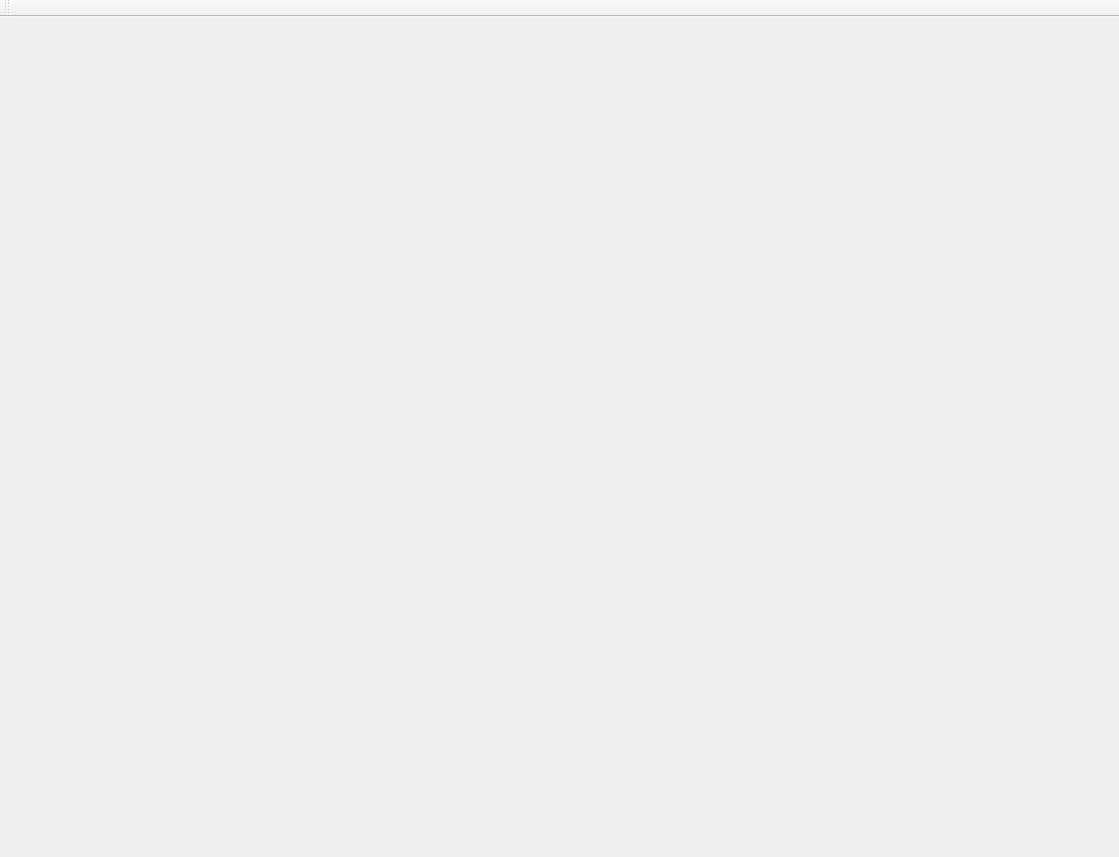
<?xml version="1.0" encoding="UTF-8"?>
<ui version="4.0">
 <class>MainWndClass</class>
 <widget class="QMainWindow" name="MainWndClass">
  <property name="geometry">
   <rect>
    <x>0</x>
    <y>0</y>
    <width>1119</width>
    <height>857</height>
   </rect>
  </property>
  <property name="windowTitle">
   <string>MainWnd</string>
  </property>
  <widget class="QWidget" name="centralWidget">
   <layout class="QVBoxLayout" name="verticalLayout">
    <property name="spacing">
     <number>0</number>
    </property>
    <property name="margin">
     <number>0</number>
    </property>
    <item>
     <widget class="QMdiArea" name="mdiArea">
      <property name="background">
       <brush brushstyle="NoBrush">
        <color alpha="255">
         <red>160</red>
         <green>160</green>
         <blue>160</blue>
        </color>
       </brush>
      </property>
      <property name="viewMode">
       <enum>QMdiArea::SubWindowView</enum>
      </property>
      <property name="tabsClosable">
       <bool>true</bool>
      </property>
      <property name="tabsMovable">
       <bool>true</bool>
      </property>
      <property name="tabShape">
       <enum>QTabWidget::Triangular</enum>
      </property>
      <property name="tabPosition">
       <enum>QTabWidget::West</enum>
      </property>
     </widget>
    </item>
    <item>
     <widget class="IndexView" name="BottomPane" native="true">
      <property name="minimumSize">
       <size>
        <width>0</width>
        <height>70</height>
       </size>
      </property>
      <property name="maximumSize">
       <size>
        <width>16777215</width>
        <height>80</height>
       </size>
      </property>
     </widget>
    </item>
   </layout>
  </widget>
  <widget class="QMenuBar" name="menuBar">
   <property name="geometry">
    <rect>
     <x>0</x>
     <y>0</y>
     <width>1119</width>
     <height>21</height>
    </rect>
   </property>
  </widget>
  <widget class="QToolBar" name="mainToolBar">
   <attribute name="toolBarArea">
    <enum>TopToolBarArea</enum>
   </attribute>
   <attribute name="toolBarBreak">
    <bool>false</bool>
   </attribute>
  </widget>
 </widget>
 <layoutdefault spacing="6" margin="11"/>
 <customwidgets>
  <customwidget>
   <class>IndexView</class>
   <extends>QWidget</extends>
   <header location="global">IndexView.h</header>
   <container>1</container>
  </customwidget>
 </customwidgets>
 <resources>
  <include location="MainWnd.qrc"/>
 </resources>
 <connections/>
</ui>
